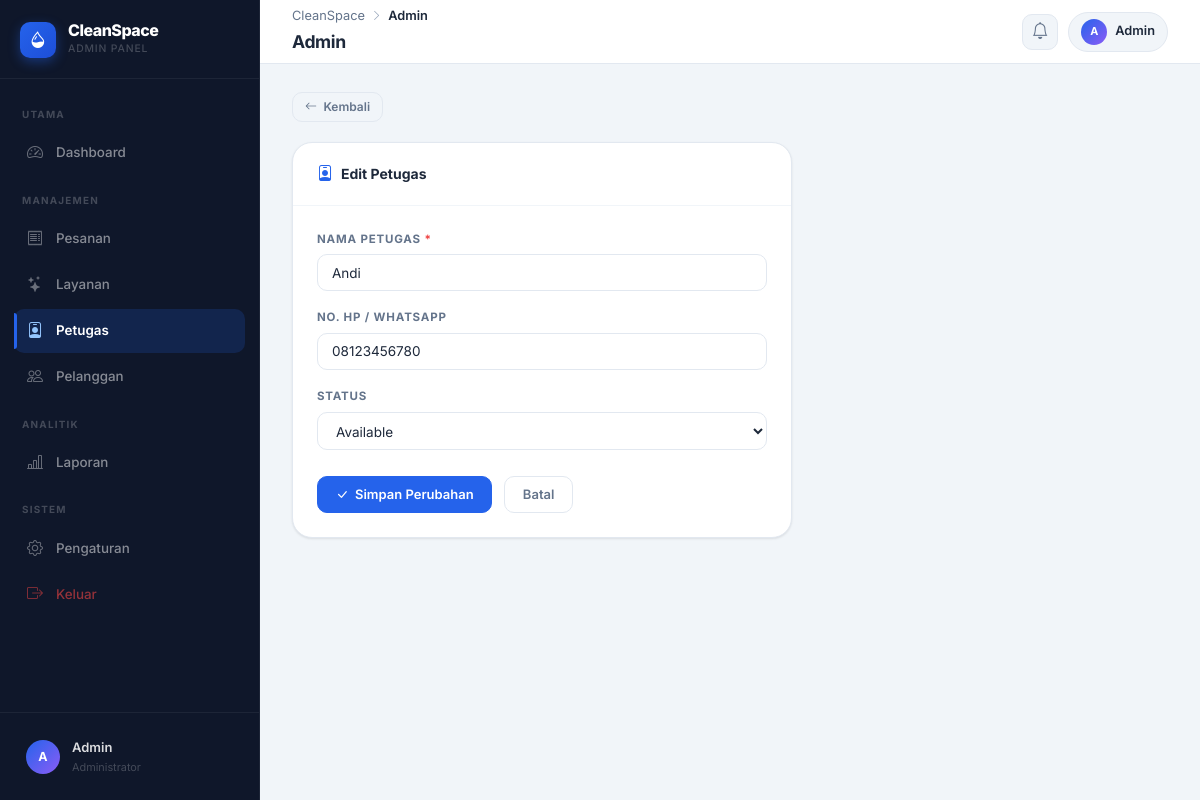
The app's page /admin/petugas/form.php?id=2 (signed in) with its own data.
### tables this page shows
CREATE TABLE workers (
    id           INTEGER PRIMARY KEY AUTOINCREMENT,
    nama_petugas TEXT NOT NULL,
    nomor_hp     TEXT,
    status       TEXT DEFAULT 'Available'
);

### admin/petugas/form.php (the view, shortened to what this page needs)
<?php
$editMode    = false;
$data        = ['nama_petugas'=>'','nomor_hp'=>'','status'=>'Available'];
include '../layout/header.php';
$id = (int)($_GET['id'] ?? 0);
if ($id) {
    $row = $db->querySingle("SELECT * FROM workers WHERE id = $id", true);
    if ($row) { $editMode = true; $data = $row; }
}
?>
<div style="max-width:500px;">
  <div style="margin-bottom:1.25rem;">
    <a href="index.php" class="btn btn-outline btn-sm"><i class="bi bi-arrow-left"></i> Kembali</a>
  </div>
  <div class="admin-card">
    <div class="admin-card-header">
      <div class="admin-card-title">
        <i class="bi bi-person-badge"></i>
        <?= $editMode ? 'Edit Petugas' : 'Tambah Petugas Baru' ?>
      </div>
    </div>
    <div class="admin-card-body">
      <form method="POST" style="display:flex;flex-direction:column;gap:1.1rem;">
        <div>
          <label class="admin-form-label">Nama Petugas <span style="color:#ef4444;">*</span></label>
          <input type="text" name="nama_petugas" class="admin-input"
                 value="<?= htmlspecialchars($data['nama_petugas']) ?>"
                 placeholder="Nama lengkap petugas" required>
        </div>
        <div>
          <label class="admin-form-label">No. HP / WhatsApp</label>
          <input type="text" name="nomor_hp" class="admin-input"
                 value="<?= htmlspecialchars($data['nomor_hp'] ?? '') ?>"
                 placeholder="contoh: 08123456789">
        </div>
        <div>
          <label class="admin-form-label">Status</label>
          <select name="status" class="admin-input">
            <option value="Available"    <?= $data['status']==='Available'    ? 'selected':'' ?>>Available</option>
          </select>
        </div>
        <div style="display:flex;gap:.75rem;padding-top:.5rem;">
          <button type="submit" name="save" class="btn btn-primary">
            <i class="bi bi-<?= $editMode ? 'check-lg' : 'plus-lg' ?>"></i>
            <?= $editMode ? 'Simpan Perubahan' : 'Tambah Petugas' ?>
          </button>
          <a href="index.php" class="btn btn-outline">Batal</a>
        </div>
      </form>
    </div>
  </div>
</div>
<?php include '../layout/footer.php'; ?>

### assets/css/admin.css (style rules this page uses)
:root { --sb-width: 260px; --tb-height: 64px; --sb-bg: #0f172a; --sb-bg-2: #1e293b; --sb-border: rgba(255,255,255,.06); --sb-text: rgba(255,255,255,.50); --sb-text-hover: rgba(255,255,255,.88); --sb-active-bg: rgba(37,99,235,.18); --sb-active-text: #fff; --sb-active-bar: #2563eb; --sb-label: rgba(255,255,255,.22); --sb-icon: rgba(255,255,255,.38); --admin-bg: #f1f5f9; --admin-surface: #ffffff; --admin-border: #e2e8f0; --admin-border-2: #f1f5f9; --admin-text: #1e293b; --admin-muted: #64748b; --admin-light: #94a3b8; --admin-primary: #2563eb; --admin-primary-dark: #1d4ed8; --admin-primary-50: #eff6ff; --admin-primary-100: #dbeafe; --admin-success: #10b981; --admin-warning: #f59e0b; --admin-danger: #ef4444; --admin-purple: #8b5cf6; --admin-cyan: #0ea5e9; --admin-shadow-sm: 0 1px 3px rgba(0,0,0,.06), 0 1px 2px rgba(0,0,0,.04); --admin-shadow-md: 0 4px 16px rgba(0,0,0,.08), 0 2px 6px rgba(0,0,0,.04); --admin-shadow-lg: 0 12px 32px rgba(0,0,0,.10); --r-sm: 6px; --r-md: 10px; --r-lg: 14px; --r-xl: 20px; --r-full: 9999px; --ease: cubic-bezier(.4,0,.2,1); --t: .18s var(--ease); }
*, *::before, *::after { box-sizing: border-box; }
html { -webkit-font-smoothing: antialiased; }
body { font-family: 'Inter', system-ui, sans-serif; background: var(--admin-bg); color: var(--admin-text); margin: 0; font-size: .9375rem; line-height: 1.6; }
a { text-decoration: none; color: inherit; }
.admin-card { background: var(--admin-surface); border: 1px solid var(--admin-border); border-radius: var(--r-xl); box-shadow: var(--admin-shadow-sm); overflow: hidden; }
.admin-card-header { display: flex; align-items: center; justify-content: space-between; gap: 1rem; padding: 1.125rem 1.5rem; border-bottom: 1px solid var(--admin-border-2); }
.admin-card-title { font-size: .875rem; font-weight: 700; color: var(--admin-text); display: flex; align-items: center; gap: .5rem; }
.admin-card-title i { color: var(--admin-primary); font-size: 1rem; }
.admin-card-body { padding: 1.5rem; }
.btn { display: inline-flex; align-items: center; gap: .4rem; font-family: 'Inter', sans-serif; font-size: .8125rem; font-weight: 600; padding: .525rem 1.1rem; border-radius: var(--r-md); border: 1.5px solid transparent; cursor: pointer; transition: all var(--t); white-space: nowrap; line-height: 1.4; }
.btn-primary { background: var(--admin-primary); border-color: var(--admin-primary); color: #fff; }
.btn-outline { background: transparent; border-color: var(--admin-border); color: var(--admin-muted); }
.btn-sm { padding: .35rem .75rem; font-size: .75rem; }
.admin-form-label { display: block; font-size: .72rem; font-weight: 700; text-transform: uppercase; letter-spacing: .07em; color: var(--admin-muted); margin-bottom: .4rem; }
.admin-input { width: 100%; padding: .575rem .875rem; border: 1.5px solid var(--admin-border); border-radius: var(--r-md); font-family: var(--admin-font); font-size: .845rem; color: var(--admin-text); background: #fff; outline: none; transition: border-color var(--t), box-shadow var(--t); box-sizing: border-box; }

### records on screen
workers: nama_petugas "Andi", nomor_hp "08123456780", status "Available"

### other values on screen
mb_substr($_SESSION['nama'] ?? 'A', 0, 1) "A"
$_SESSION['nama'] "Admin"
$pageTitle "Admin"
